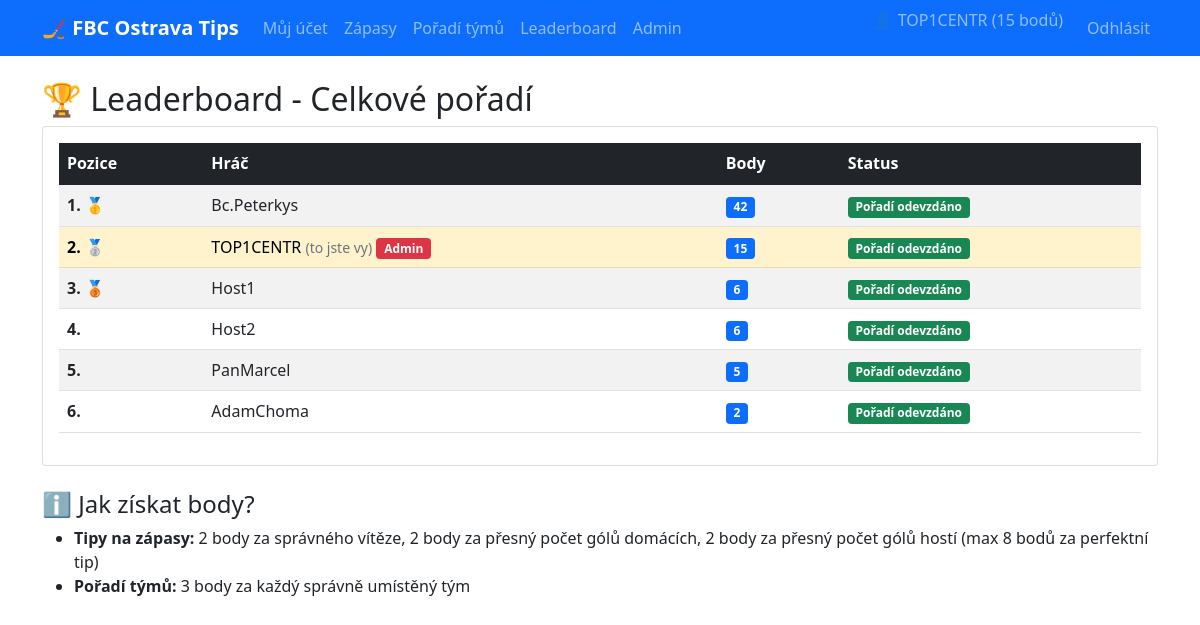
/leaderboard/ (signed in), run on the app's committed database.
### tipovani/models.py (models this page shows, shortened)
class UserProfile(models.Model):
    user = models.OneToOneField(User, on_delete=models.CASCADE)
    points = models.IntegerField(default=0)

### tipovani/views.py (the view)
# urls.py: path('leaderboard/', views.leaderboard, name='leaderboard'),
@login_required
def leaderboard(request):
    profiles = UserProfile.objects.select_related('user').order_by('-points')
    return render(request, 'tipovani/leaderboard.html', {'profiles': profiles})

### tipovani/templates/tipovani/leaderboard.html (shortened to what this page needs)
{% extends 'tipovani/base.html' %}
{% block content %}
<h2>🏆 Leaderboard - Celkové pořadí</h2>
<div class="card">
    <div class="card-body">
        <div class="table-responsive">
            <table class="table table-striped">
                <thead class="table-dark">
                    <tr>
                        <th>Pozice</th>
                        <th>Hráč</th>
                        <th>Body</th>
                        <th>Status</th>
                    </tr>
                </thead>
                <tbody>
                    {% for profile in profiles %}
                    <tr {% if profile.user == user %}class="table-warning"{% endif %}>
                        <td>
                            <strong>{{ forloop.counter }}.</strong>
                            {% if forloop.counter == 1 %}🥇{% elif forloop.counter == 2 %}🥈{% elif forloop.counter == 3 %}🥉{% endif %}
                        </td>
                        <td>
                            {{ profile.user.username }}
                            {% if profile.user == user %}<small class="text-muted">(to jste vy)</small>{% endif %}
                            {% if profile.user.is_staff %}<span class="badge bg-danger">Admin</span>{% endif %}
                        </td>
                        <td><span class="badge bg-primary">{{ profile.points }}</span></td>
                        <td>
                            {% if profile.user.teamranking.is_submitted %}
                                <span class="badge bg-success">Pořadí odevzdáno</span>
                            {% else %}
                                <span class="badge bg-warning">Pořadí neodevzdáno</span>
                            {% endif %}
                        </td>
                    </tr>
                    {% empty %}
                    <tr>
                        <td colspan="4" class="text-center">Zatím nejsou žádní hráči</td>
                    </tr>
                    {% endfor %}
                </tbody>
            </table>
        </div>
    </div>
</div>
<div class="mt-4">
    <h4>ℹ️ Jak získat body?</h4>
    <ul>
        <li><strong>Tipy na zápasy:</strong> 2 body za správného vítěze, 2 body za přesný počet gólů domácích, 2 body za přesný počet gólů hostí (max 8 bodů za perfektní tip)</li>
        <li><strong>Pořadí týmů:</strong> 3 body za každý správně umístěný tým</li>
    </ul>
</div>
{% endblock %}

### tipovani/templates/tipovani/base.html (shortened to what this page needs)
<!DOCTYPE html>
<html lang="cs">
<head>
    <link href="https://cdn.jsdelivr.net/npm/bootstrap@5.1.3/dist/css/bootstrap.min.css" rel="stylesheet">
</head>
<body>
    <nav class="navbar navbar-expand-lg navbar-dark bg-primary">
        <div class="container">
            <a class="navbar-brand" href="{% url 'dashboard' %}">🏒 FBC Ostrava Tips</a>
            {% if user.is_authenticated %}
            <div class="collapse navbar-collapse" id="navbarNav">
                <ul class="navbar-nav me-auto">
                    <li class="nav-item">
                        <a class="nav-link" href="{% url 'dashboard' %}">Můj účet</a>
                    </li>
                    <li class="nav-item">
                        <a class="nav-link" href="{% url 'zapasy' %}">Zápasy</a>
                    </li>
                    <li class="nav-item">
                        <a class="nav-link" href="{% url 'poradi_tymu' %}">Pořadí týmů</a>
                    </li>
                    <li class="nav-item">
                        <a class="nav-link" href="{% url 'leaderboard' %}">Leaderboard</a>
                    </li>
                    {% if user.is_staff %}
                    <li class="nav-item">
                        <a class="nav-link" href="{% url 'admin_dashboard' %}">Admin</a>
                    </li>
                    {% endif %}
                </ul>
                <ul class="navbar-nav">
                    <li class="nav-item">
                        <span class="navbar-text me-3">
                            👤 {{ user.username }} ({{ user.userprofile.points|default:0 }} bodů)
                        </span>
                    </li>
                    <li class="nav-item">
                        <a class="nav-link" href="{% url 'logout' %}">Odhlásit</a>
                    </li>
                </ul>
            </div>
            {% endif %}
        </div>
    </nav>
    <div class="container mt-4">
        {% block content %}
        {% endblock %}
    </div>
</body>
</html>

### tipovani/templates/tipovani/base.html (style rules this page uses)
.navbar-brand { font-weight: bold; }
.card { margin-bottom: 20px; }

### data on the page
UserProfile: user.username "Bc.Peterkys", points "42", shows "Pořadí odevzdáno"
UserProfile: user.username "TOP1CENTR", shows "(to jste vy)", shows "Admin", points "15", shows "Pořadí odevzdáno"
UserProfile: user.username "Host1", points "6", shows "Pořadí odevzdáno"
UserProfile: user.username "Host2", points "6", shows "Pořadí odevzdáno"
UserProfile: user.username "PanMarcel", points "5", shows "Pořadí odevzdáno"
UserProfile: user.username "AdamChoma", points "2", shows "Pořadí odevzdáno"

### other printed values
{{ user.username }} "TOP1CENTR"
{{ user.userprofile.points|default:0 }} "15"
